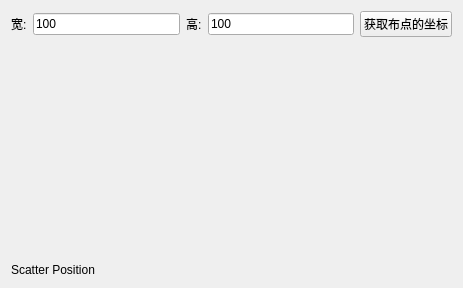
<?xml version="1.0" encoding="UTF-8"?>
<ui version="4.0">
 <class>Widget</class>
 <widget class="QWidget" name="Widget">
  <property name="geometry">
   <rect>
    <x>0</x>
    <y>0</y>
    <width>463</width>
    <height>288</height>
   </rect>
  </property>
  <property name="windowTitle">
   <string>Form</string>
  </property>
  <layout class="QGridLayout" name="gridLayout">
   <item row="1" column="0" colspan="5">
    <widget class="QWidget" name="placeholderWidget" native="true">
     <property name="sizePolicy">
      <sizepolicy hsizetype="Preferred" vsizetype="Expanding">
       <horstretch>0</horstretch>
       <verstretch>100</verstretch>
      </sizepolicy>
     </property>
    </widget>
   </item>
   <item row="0" column="2">
    <widget class="QLabel" name="label_2">
     <property name="text">
      <string>高:</string>
     </property>
    </widget>
   </item>
   <item row="0" column="3">
    <widget class="QLineEdit" name="heightLineEdit">
     <property name="text">
      <string>100</string>
     </property>
    </widget>
   </item>
   <item row="0" column="1">
    <widget class="QLineEdit" name="widthLineEdit">
     <property name="text">
      <string>100</string>
     </property>
    </widget>
   </item>
   <item row="0" column="4">
    <widget class="QPushButton" name="pushButton">
     <property name="text">
      <string>获取布点的坐标</string>
     </property>
    </widget>
   </item>
   <item row="0" column="0">
    <widget class="QLabel" name="label">
     <property name="text">
      <string>宽:</string>
     </property>
    </widget>
   </item>
   <item row="2" column="0" colspan="5">
    <widget class="QLabel" name="infoLabel">
     <property name="sizePolicy">
      <sizepolicy hsizetype="Preferred" vsizetype="Maximum">
       <horstretch>0</horstretch>
       <verstretch>0</verstretch>
      </sizepolicy>
     </property>
     <property name="text">
      <string>Scatter Position</string>
     </property>
    </widget>
   </item>
  </layout>
 </widget>
 <tabstops>
  <tabstop>widthLineEdit</tabstop>
  <tabstop>heightLineEdit</tabstop>
  <tabstop>pushButton</tabstop>
 </tabstops>
 <resources/>
 <connections/>
</ui>
